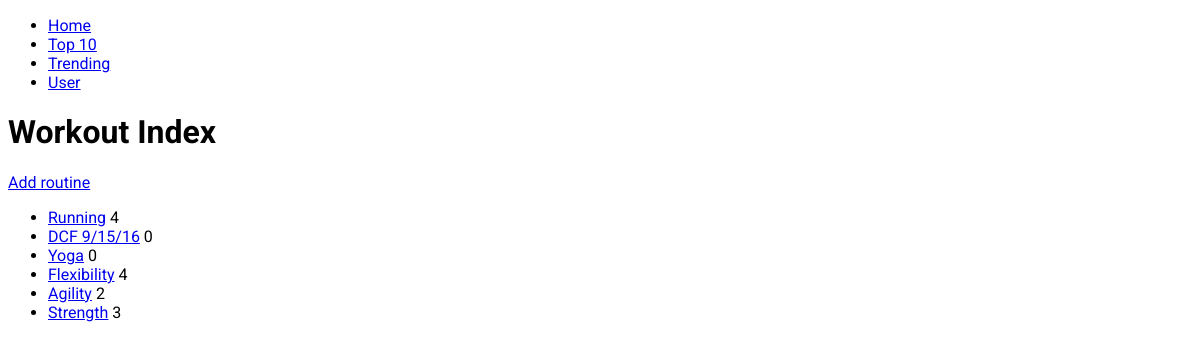
The page /workouts/ on the database as committed earlier.
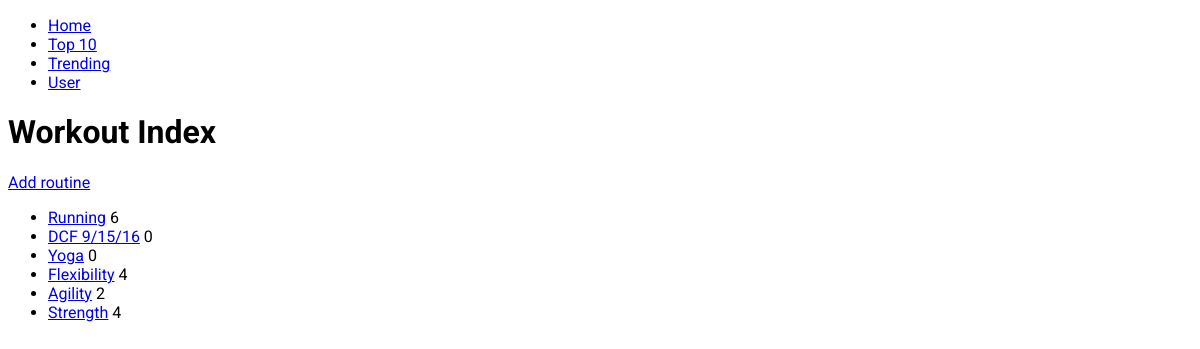
The same page on the database as committed later.
### workouts/models.py (models this page shows, shortened)
class Routine(models.Model):
  routine_text = models.CharField(max_length=200)
  pub_date = models.DateTimeField('date published')
  likes = models.IntegerField(default=0)

### workouts/views.py (the view)
def index(request):
  latest_routine_list = Routine.objects.order_by('-pub_date')[:10]
  context = {'routine_list': latest_routine_list}
  return render(request, 'workouts/index.html', context)

### workouts/templates/workouts/index.html
{% extends "./base.html" %}
{% block content %}
<h1>Workout Index</h1>
<p><a href="{% url 'workouts:add_routine' %}">Add routine</a></p>
{% if routine_list %}
    <ul>
    {% for routine in routine_list %}
        <li><a href="{% url 'workouts:detail' routine.id %}">{{ routine.routine_text }}</a><span>  {{ routine.likes }}</span></li>
    {% endfor %}
    </ul>
{% else %}
    <p>No routines are available.</p>
{% endif %}
{% endblock content %}

Rows that differ between the two databases and show on the page:
changed Routine "Running": likes "4" → "6"
changed Routine "Strength": likes "3" → "4"
